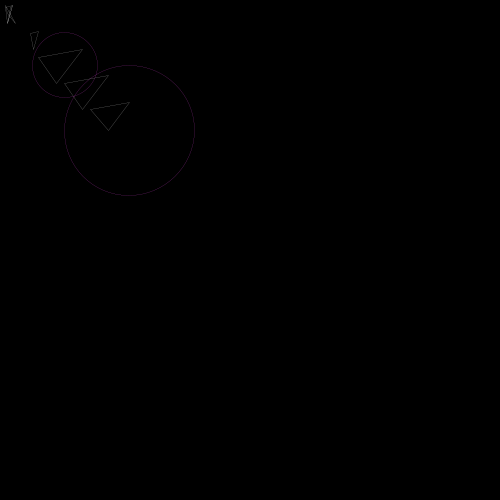
Frame 1 (no input)
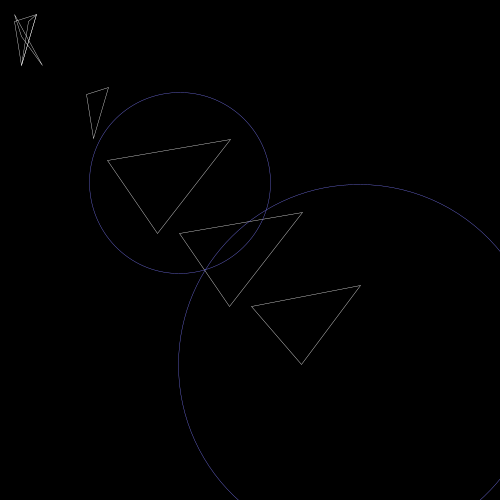
Frame 60 (the mouse pressed at the canvas centre just before this capture)
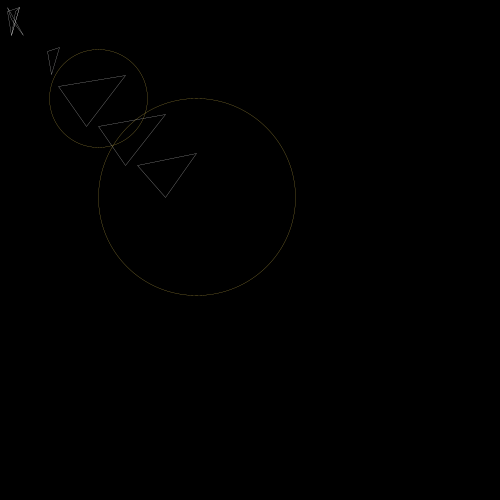
Frame 120 (the mouse held since frame 60 and released just before this capture)

The Processing sketch that drew these frames (run headless with seeded random() and noise(); from frame 60 on, the mouse is pressed at the canvas centre):

// Processing sketch: processing_84223
// ── processing_84223.pde

void setup()
{
size(500,500);
smooth();

}

void draw()
{

 background(0);
 noFill();
 stroke(255);
strokeWeight(0.5);

rotate(random(PI/360));
scale(random(0,1));
triangle(20,20,30,50,60,90);
triangle(20,30,50,20,30,90);
triangle(40,30,50,20,30,90);
triangle(120,130,150,120,130,190);
triangle(220,320,150,220,320,190);
triangle(320,420,250,320,420,290);
triangle(420,500,350,420,500,390);


stroke(random(0,320),random(0,320),random(0,320));
ellipse(250,250,250,250);
ellipse(500,500,500,500);

}
